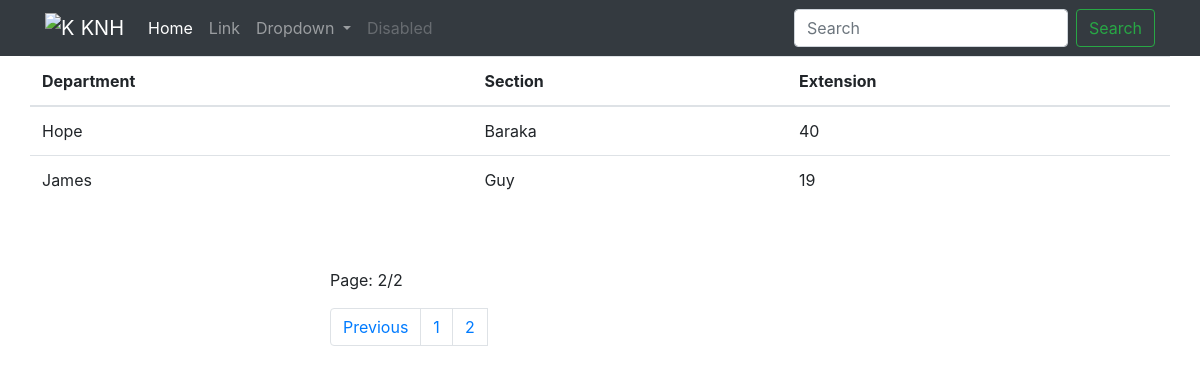
Screenshot of /?page=2 with the database file from the repository.
### Extensions/models.py (models this page shows, shortened)
class Data(models.Model):
    Department = models.CharField(max_length=100)
    Section = models.CharField(max_length=100)
    Extension = models.PositiveIntegerField(default=0)

### Extensions/views.py (the view)
# urls.py: path('', views.index, name='index')
def index(request):
    if 'q' in request.GET:
        q = request.GET['q']
        multiple_q = Q(Q(Department__icontains=q) | Q(Section__icontains=q))
        data = Data.objects.filter(multiple_q)
    else:
        data = Data.objects.all()
    page = Paginator(data, 3)
    page_list = request.GET.get('page')
    page = page.get_page(page_list)
    context = {
        'data': data,
        'page': page,
    }
    return render(request, 'Extensions/index.html', context)

### templates/Extensions/index.html (shortened to what this page needs)
{% extends 'partials/base.html' %}
{% block content %}
<table class="table">
    <thead>
      <tr>
        <th scope="col">Department</th>
        <th scope="col">Section</th>
        <th scope="col">Extension</th>
      </tr>
    </thead>
    <tbody>
      {% for data in page.object_list %}
      <tr>
        <td>{{ data.Department }}</td>
        <td>{{ data.Section }}</td>
        <td>{{ data.Extension }}</td>
      </tr>
      {% endfor %}
    </tbody>
  </table>
<div class="container">
  <div class="row my-5">
    <div class="col-md-4 offset-md-3">
          <p>Page: {{ page.number }}/{{ page.paginator.num_pages}}</p>
      <nav aria-label="Page navigation example">
  <ul class="pagination">
    <li class="page-item">
        {% if page.has_previous %}
        <a class="page-link" href="{% url 'index' %}?page={{ page.previous_page_number }}">Previous</a></li>
        {% endif %}
    {% for num_page in page.paginator.page_range %}
    {% if page.number == num_page %}
    <li class="page-item"><a class="page-link" href="{% url 'index' %}?page={{ num_page}}">{{ num_page }}</a></li>
    {% else %}
          <li class="page-item"><a class="page-link" href="{% url 'index' %}?page={{ num_page}}">{{ num_page }}</a></li>
    {% endif %}
    {% endfor %}
  </ul>
</nav>
    </div>
  </div>
</div>
{% endblock  %}

### rows the page displays
Data: Department "Hope", Section "Baraka", Extension "40"
Data: Department "James", Section "Guy", Extension "19"

### other values shown
{{ page.number }} "2"
{{ page.paginator.num_pages }} "2"
{{ num_page }} "1"
{{ num_page }} "2"
